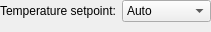
<?xml version="1.0" encoding="UTF-8"?>
<ui version="4.0">
 <class>AdvancedWidget</class>
 <widget class="QWidget" name="AdvancedWidget">
  <property name="geometry">
   <rect>
    <x>0</x>
    <y>0</y>
    <width>211</width>
    <height>32</height>
   </rect>
  </property>
  <property name="windowTitle">
   <string>Form</string>
  </property>
  <layout class="QFormLayout" name="formLayout">
   <property name="leftMargin">
    <number>0</number>
   </property>
   <property name="topMargin">
    <number>0</number>
   </property>
   <property name="rightMargin">
    <number>0</number>
   </property>
   <property name="bottomMargin">
    <number>0</number>
   </property>
   <item row="0" column="0">
    <widget class="QLabel" name="label_2">
     <property name="text">
      <string>Temperature setpoint:</string>
     </property>
    </widget>
   </item>
   <item row="0" column="1">
    <widget class="QComboBox" name="temperatureSetpoint">
     <item>
      <property name="text">
       <string>Auto</string>
      </property>
     </item>
     <item>
      <property name="text">
       <string>5 °C</string>
      </property>
     </item>
     <item>
      <property name="text">
       <string>20 °C</string>
      </property>
     </item>
     <item>
      <property name="text">
       <string>35 °C</string>
      </property>
     </item>
     <item>
      <property name="text">
       <string>50 °C</string>
      </property>
     </item>
    </widget>
   </item>
  </layout>
 </widget>
 <resources/>
 <connections/>
</ui>
